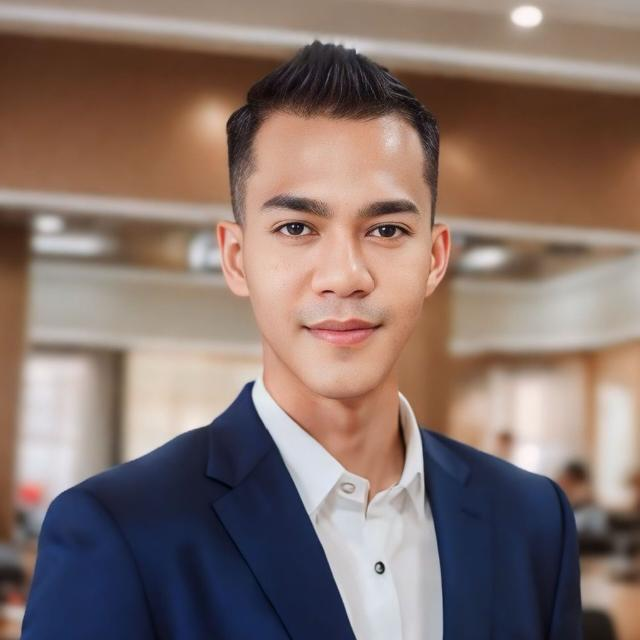
#> input picture photos/dajjal.jpg, 640 x 640 px
$ python transformations.py
#> lines starting #> are read from the running program, lines starting #| are printed output that depends on the picture
import cv2 as cv
import numpy as np

img = cv.imread('photos/dajjal.jpg')
#> img is the input picture: shape (640, 640, 3); mean B, G, R 108, 114.6, 134.3

cv.imshow('Duajjalz', img)

#Translation
def translate(img, x, y):
#> called with x = 100, y = 100
    transMat = np.float32([[1,0,x],[0,1,y]])
    dimensions = (img.shape[1], img.shape[0])
#> dimensions = (640, 640)
    return cv.warpAffine(img, transMat, dimensions)
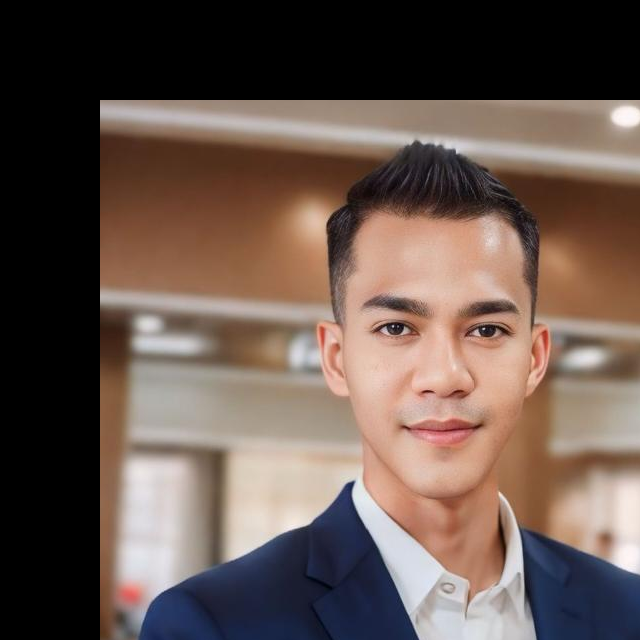
#> returned value: shape (640, 640, 3); mean of channels 0, 1, 2 78.6, 86.5, 104; drawn as B, G, R

# -x --> Left
# -y --> Up
# x  --> Right
# y  --> Down

translated = translate(img, 100, 100)
cv.imshow('Translated Duajjalz', translated)

#Rotation
def rotate(img, angle, rotPoint=None):
#> called with angle = -45
    (height,width) = img.shape[:2]
#> height = 640; width = 640

    if rotPoint is None:
        rotPoint = (width//2,height//2)
#> rotPoint = (320, 320)

    rotMat = cv.getRotationMatrix2D(rotPoint, angle, 1.0)
    dimensions = (width,height)
#> dimensions = (640, 640)

    return cv.warpAffine(img, rotMat, dimensions)
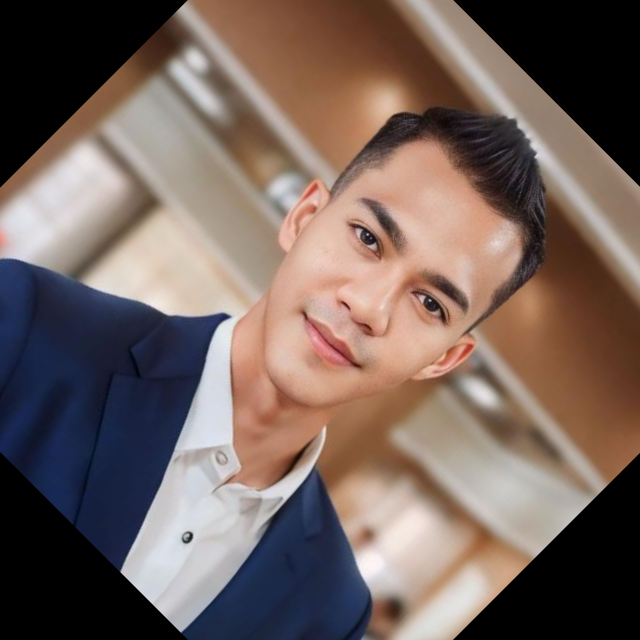
#> returned value: shape (640, 640, 3); mean of channels 0, 1, 2 93.5, 99.8, 116.9; drawn as B, G, R

rotated = rotate(img, -45)
cv.imshow('Rotated', rotated)

rotated_rotated = rotate(rotated, -45)
#> call 2 of rotate, with angle = -45
#> in rotate (call 2), `return cv.warpAffine(img, rotMat, dimensions)`:
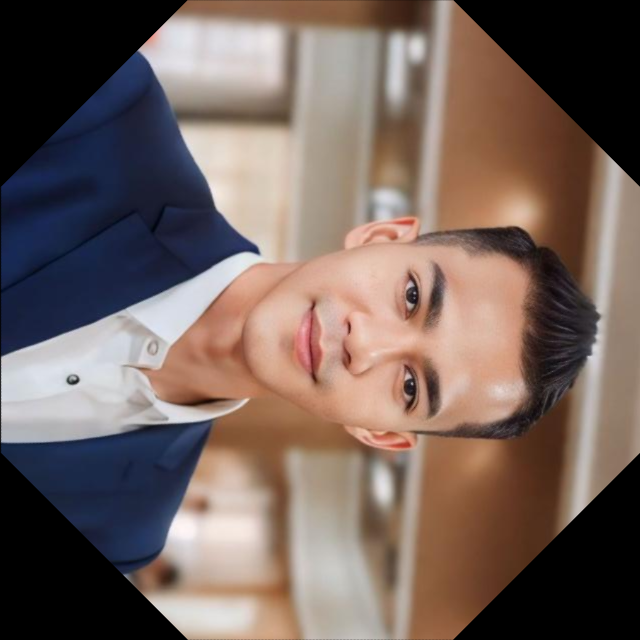
#> returned value: shape (640, 640, 3); mean of channels 0, 1, 2 93.4, 99.7, 116.8; drawn as B, G, R
cv.imshow('Rotated 2', rotated_rotated)

#Flipping
flip = cv.flip(img, -1) #if 1 = mirror, if -1 = flip down
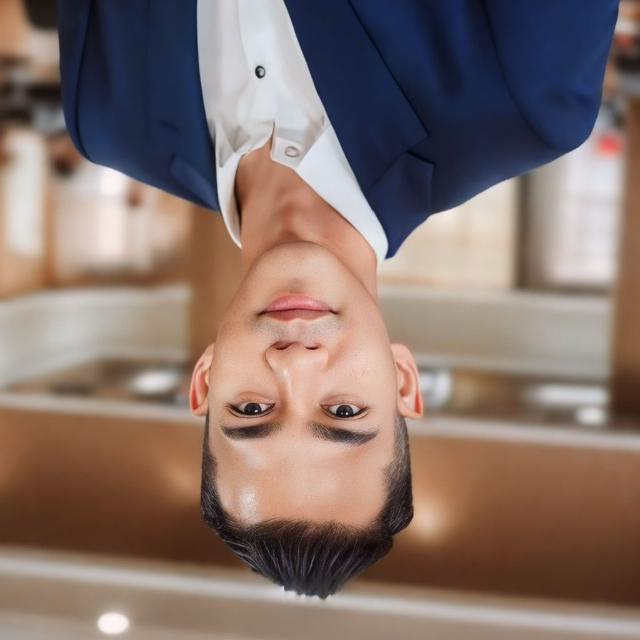
#> flip: shape (640, 640, 3); mean B, G, R 108, 114.6, 134.3
cv.imshow('Flip Duajjalz', flip)

cv.waitKey(0)

$ run again, with photos/miaw.jpg copied over photos/dajjal.jpg
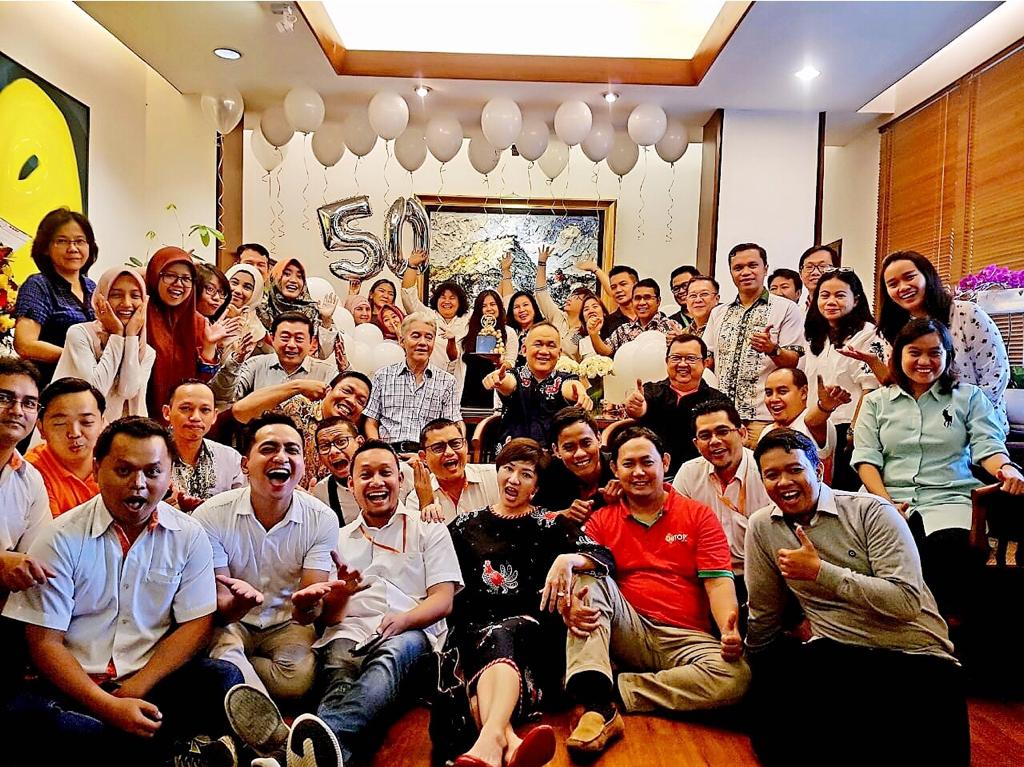
#> input picture photos/miaw.jpg, 1024 x 767 px
#> img is the input picture: shape (767, 1024, 3); mean B, G, R 95.5, 113.4, 145.3
#> in rotate (call 2), `return cv.warpAffine(img, rotMat, dimensions)`:
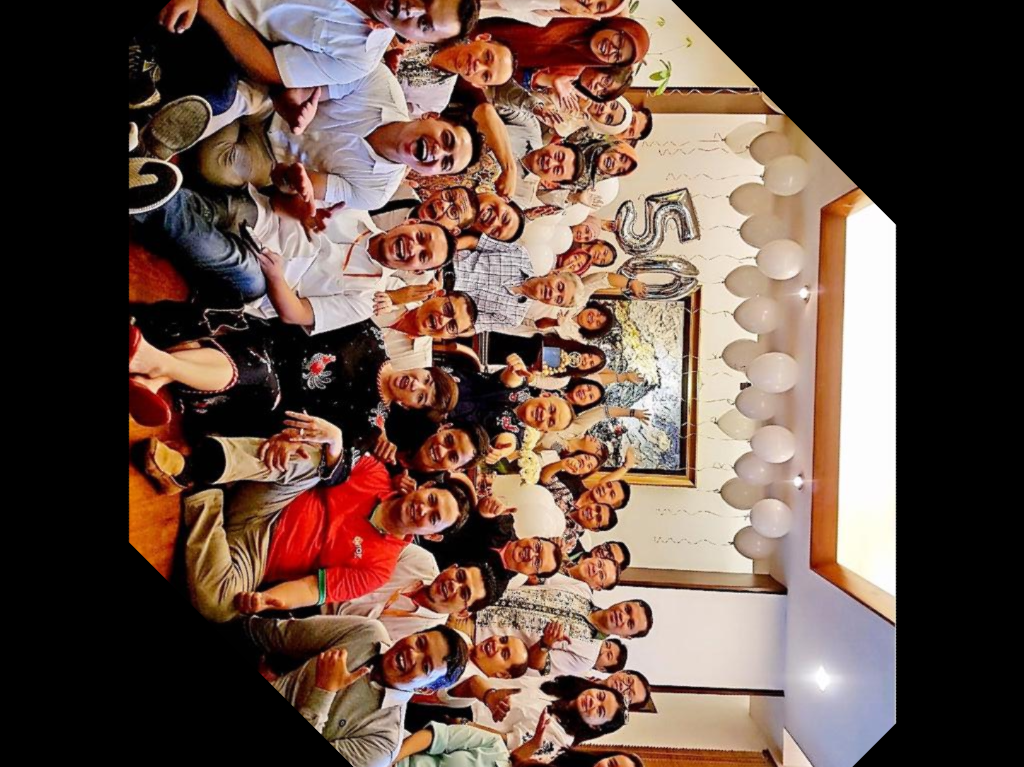
#> returned value: shape (767, 1024, 3); mean of channels 0, 1, 2 70.9, 81, 104; drawn as B, G, R
#> `flip = cv.flip(img, -1)`:
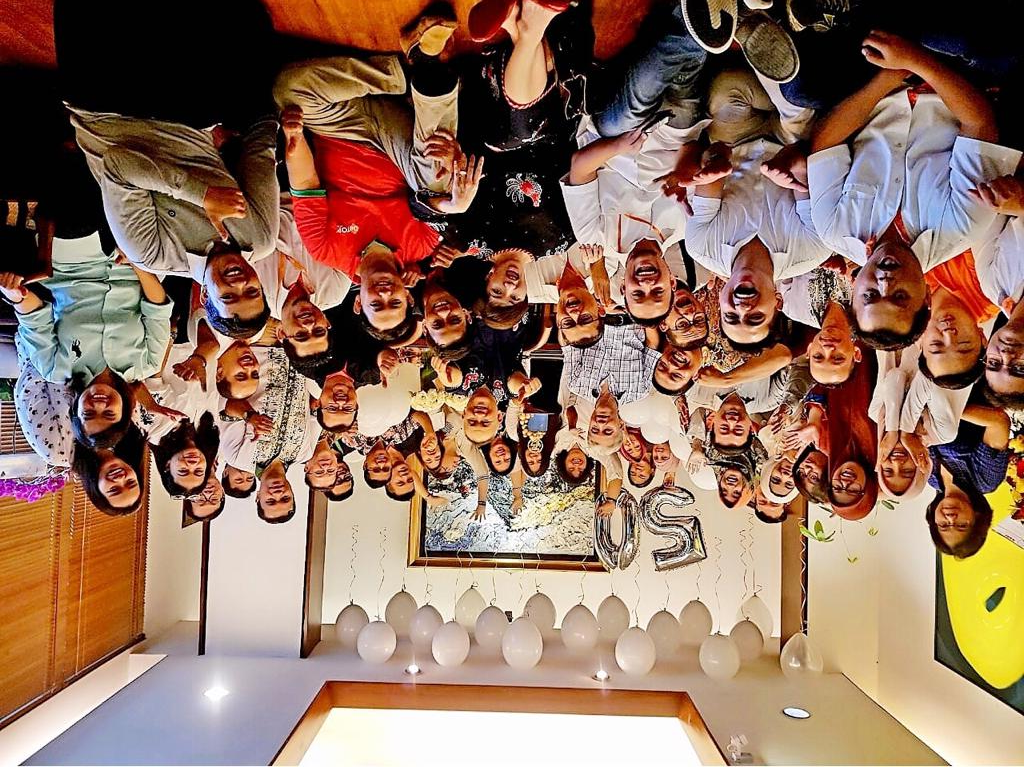
#> flip: shape (767, 1024, 3); mean B, G, R 95.5, 113.4, 145.3

$ run again, with photos/niggers.jpg copied over photos/dajjal.jpg
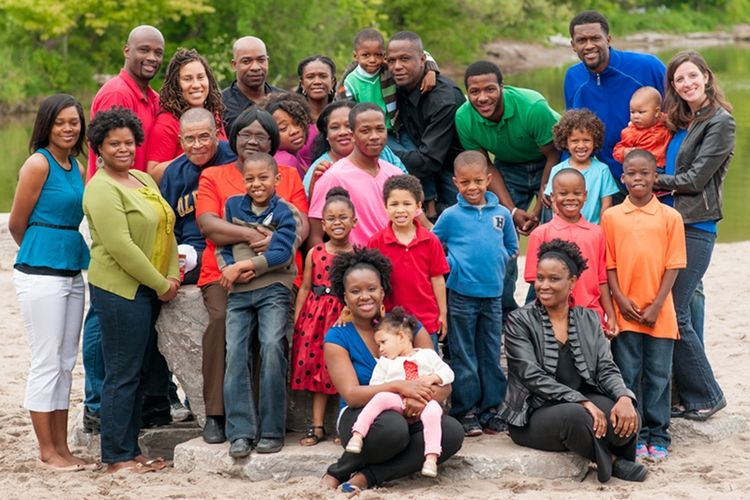
#> input picture photos/niggers.jpg, 750 x 500 px
#> img is the input picture: shape (500, 750, 3); mean B, G, R 97.4, 109, 123.9
#> in rotate (call 2), `return cv.warpAffine(img, rotMat, dimensions)`:
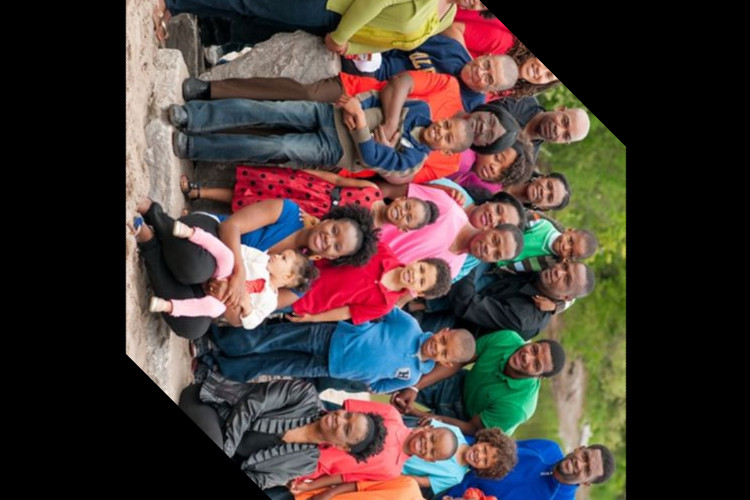
#> returned value: shape (500, 750, 3); mean of channels 0, 1, 2 55.4, 59, 71; drawn as B, G, R
#> `flip = cv.flip(img, -1)`:
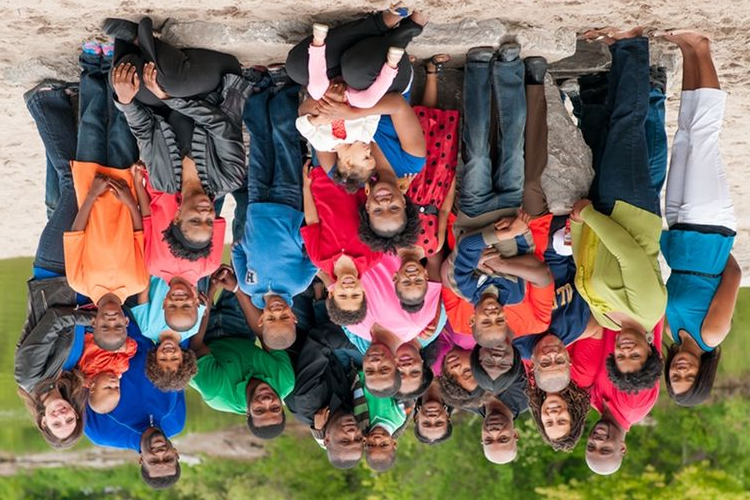
#> flip: shape (500, 750, 3); mean B, G, R 97.4, 109, 123.9
